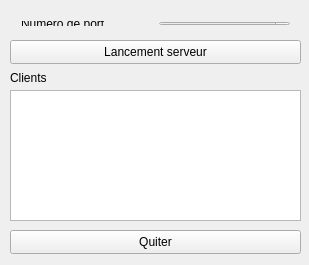
<?xml version="1.0" encoding="UTF-8"?>
<ui version="4.0">
 <class>ServeurWidget</class>
 <widget class="QWidget" name="ServeurWidget">
  <property name="geometry">
   <rect>
    <x>0</x>
    <y>0</y>
    <width>309</width>
    <height>265</height>
   </rect>
  </property>
  <property name="windowTitle">
   <string>ServeurWidget</string>
  </property>
  <widget class="QLabel" name="label_2">
   <property name="geometry">
    <rect>
     <x>10</x>
     <y>70</y>
     <width>58</width>
     <height>16</height>
    </rect>
   </property>
   <property name="text">
    <string>Clients</string>
   </property>
  </widget>
  <widget class="QTextEdit" name="textEdit">
   <property name="geometry">
    <rect>
     <x>10</x>
     <y>90</y>
     <width>291</width>
     <height>131</height>
    </rect>
   </property>
  </widget>
  <widget class="QPushButton" name="pushButtonLancementServeur">
   <property name="geometry">
    <rect>
     <x>10</x>
     <y>40</y>
     <width>291</width>
     <height>24</height>
    </rect>
   </property>
   <property name="text">
    <string>Lancement serveur</string>
   </property>
  </widget>
  <widget class="QPushButton" name="pushButtonQuitter">
   <property name="geometry">
    <rect>
     <x>10</x>
     <y>230</y>
     <width>291</width>
     <height>24</height>
    </rect>
   </property>
   <property name="text">
    <string>Quiter</string>
   </property>
  </widget>
  <widget class="QWidget" name="layoutWidget">
   <property name="geometry">
    <rect>
     <x>10</x>
     <y>10</y>
     <width>291</width>
     <height>27</height>
    </rect>
   </property>
   <layout class="QHBoxLayout" name="horizontalLayout">
    <item>
     <widget class="QLabel" name="label">
      <property name="text">
       <string>Numéro de port</string>
      </property>
     </widget>
    </item>
    <item>
     <widget class="QSpinBox" name="spinBoxNumeroPort">
      <property name="maximum">
       <number>9999</number>
      </property>
     </widget>
    </item>
   </layout>
  </widget>
 </widget>
 <layoutdefault spacing="6" margin="11"/>
 <resources/>
 <connections>
  <connection>
   <sender>pushButtonQuitter</sender>
   <signal>clicked()</signal>
   <receiver>ServeurWidget</receiver>
   <slot>close()</slot>
   <hints>
    <hint type="sourcelabel">
     <x>288</x>
     <y>391</y>
    </hint>
    <hint type="destinationlabel">
     <x>292</x>
     <y>442</y>
    </hint>
   </hints>
  </connection>
 </connections>
</ui>
